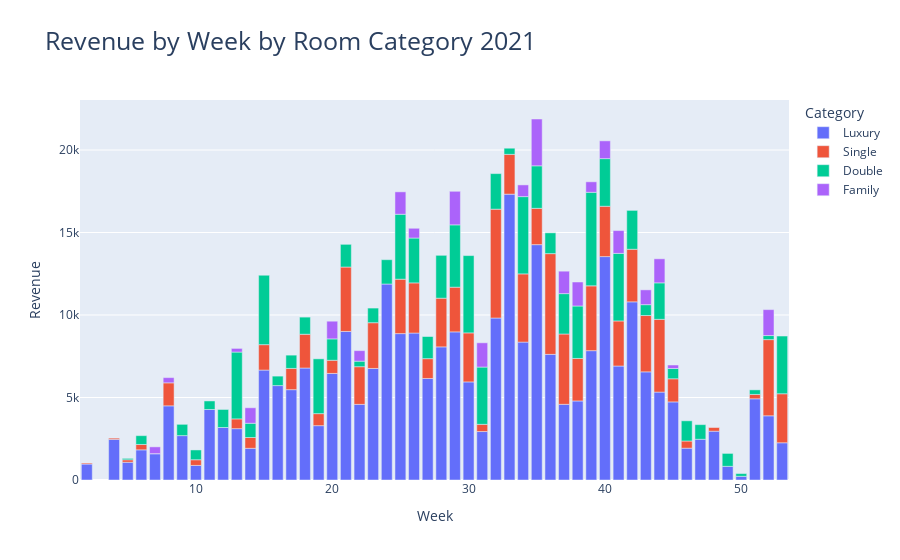

Here is the notebook cell this chart was saved with:
### Code cell
fig3 = px.bar(week, x='Week', y='Revenue', color='Category', title = 'Revenue by Week by Room Category 2021')
fig3.update_layout(title_font_size=25)
fig3.show()

### Figure 1 — Plotly figure (JSON) as saved in the notebook; plotly's stock layout.template omitted (floating-point values rounded to 4 significant figures)
{"data": [{"alignmentgroup": "True", "hovertemplate": "Category=Luxury<br>Week=%{x}<br>Revenue=%{y}<extra></extra>", "legendgroup": "Luxury", "marker": {"color": "#636efa", "pattern": {"shape": ""}}, "name": "Luxury", "offsetgroup": "Luxury", "orientation": "v", "showlegend": true, "textposition": "auto", "type": "bar", "x": [2, 4, 5, 6, 7, 8, 9, 10, 11, 12, 13, 14, 15, 16, 17, 18, 19, 20, 21, 22, 23, 24, 25, 26, 27, 28, 29, 30, 31, 32, 33, 34, 35, 36, 37, 38, 39, 40, 41, 42, 43, 44, 45, 46, 47, 48, 49, 50, 51, 52, 53], "xaxis": "x", "y": [967.0, 2461.0, 1076.0, 1829.0, 1596.0, 4495.0, 2690, 884, 4274.0, 3182.0, 3111.0, 1921.0, 6662.0, 5722.0, 5475.0, 6786.0, 3293.0, 6459.0, 9005.0, 4584.0, 6761.0, 11880.0, 8873.0, 8907.0, 6153.0, 8068.0, 8977.0, 5945.0, 2937.0, 9818.0, 17330.0, 8358.0, 14260.0, 7615.0, 4587.0, 4792.0, 7838.0, 13540.0, 6908.0, 10800.0, 6555.0, 5326.0, 4734.0, 1928.0, 2469.0, 2959.0, 828.4, 223.2, 4921.0, 3892.0, 2256.0], "yaxis": "y"}, {"alignmentgroup": "True", "hovertemplate": "Category=Single<br>Week=%{x}<br>Revenue=%{y}<extra></extra>", "legendgroup": "Single", "marker": {"color": "#EF553B", "pattern": {"shape": ""}}, "name": "Single", "offsetgroup": "Single", "orientation": "v", "showlegend": true, "textposition": "auto", "type": "bar", "x": [2, 4, 5, 6, 7, 8, 10, 13, 14, 15, 17, 18, 19, 20, 21, 22, 23, 25, 26, 27, 28, 29, 30, 31, 32, 33, 34, 35, 36, 37, 38, 39, 40, 41, 42, 43, 44, 45, 46, 48, 51, 52, 53], "xaxis": "x", "y": [58.52, 76, 149.2, 324, 0, 1394.0, 344, 592.0, 654, 1541.0, 1289, 2048, 729, 798, 3903.0, 2283.0, 2772.0, 3297.0, 3040.0, 1202.0, 2951, 2710.0, 2971.0, 436.6, 6598.0, 2411.0, 4134.0, 2201.0, 6105.0, 4262.0, 2575, 3928, 3051, 2732.0, 3188.0, 3414, 4411.0, 1402.0, 435, 221.3, 264.7, 4617.0, 2971.0], "yaxis": "y"}, {"alignmentgroup": "True", "hovertemplate": "Category=Double<br>Week=%{x}<br>Revenue=%{y}<extra></extra>", "legendgroup": "Double", "marker": {"color": "#00cc96", "pattern": {"shape": ""}}, "name": "Double", "offsetgroup": "Double", "orientation": "v", "showlegend": true, "textposition": "auto", "type": "bar", "x": [5, 6, 9, 10, 11, 12, 13, 14, 15, 16, 17, 18, 19, 20, 21, 22, 23, 24, 25, 26, 27, 28, 29, 30, 31, 32, 33, 34, 35, 36, 37, 38, 39, 40, 41, 42, 43, 44, 45, 46, 47, 49, 50, 51, 52, 53], "xaxis": "x", "y": [83.78, 535.0, 684, 593.3, 517.4, 1092.0, 4051.0, 864, 4208.0, 574.0, 804.1, 1038.0, 3321.0, 1296, 1376.0, 335.7, 887.4, 1475.0, 3936.0, 2718.0, 1363.0, 2598.0, 3778.0, 4685.0, 3472.0, 2155, 372.6, 4683.0, 2576.0, 1262.0, 2446.0, 3178.0, 5671.0, 2886.0, 4094.0, 2355.0, 658.8, 2212.0, 624.2, 1224.0, 887.4, 783.0, 166.3, 277.2, 246, 3499.0], "yaxis": "y"}, {"alignmentgroup": "True", "hovertemplate": "Category=Family<br>Week=%{x}<br>Revenue=%{y}<extra></extra>", "legendgroup": "Family", "marker": {"color": "#ab63fa", "pattern": {"shape": ""}}, "name": "Family", "offsetgroup": "Family", "orientation": "v", "showlegend": true, "textposition": "auto", "type": "bar", "x": [7, 8, 13, 14, 20, 22, 25, 26, 27, 29, 31, 34, 35, 37, 38, 39, 40, 41, 43, 44, 45, 52], "xaxis": "x", "y": [413, 316.8, 221, 938.4, 1072, 637.8, 1358, 591, 0, 2034, 1470, 710.0, 2838, 1361.0, 1455, 636, 1078, 1383, 897.0, 1457.0, 210, 1573.0], "yaxis": "y"}], "layout": {"autosize": true, "barmode": "relative", "legend": {"title": {"text": "Category"}, "tracegroupgap": 0}, "title": {"font": {"size": 25}, "text": "Revenue by Week by Room Category 2021"}, "xaxis": {"anchor": "y", "autorange": true, "domain": [0, 1], "range": [1.5, 53.5], "title": {"text": "Week"}, "type": "linear"}, "yaxis": {"anchor": "x", "autorange": true, "domain": [0, 1], "range": [0, 23030.0], "title": {"text": "Revenue"}, "type": "linear"}}}
